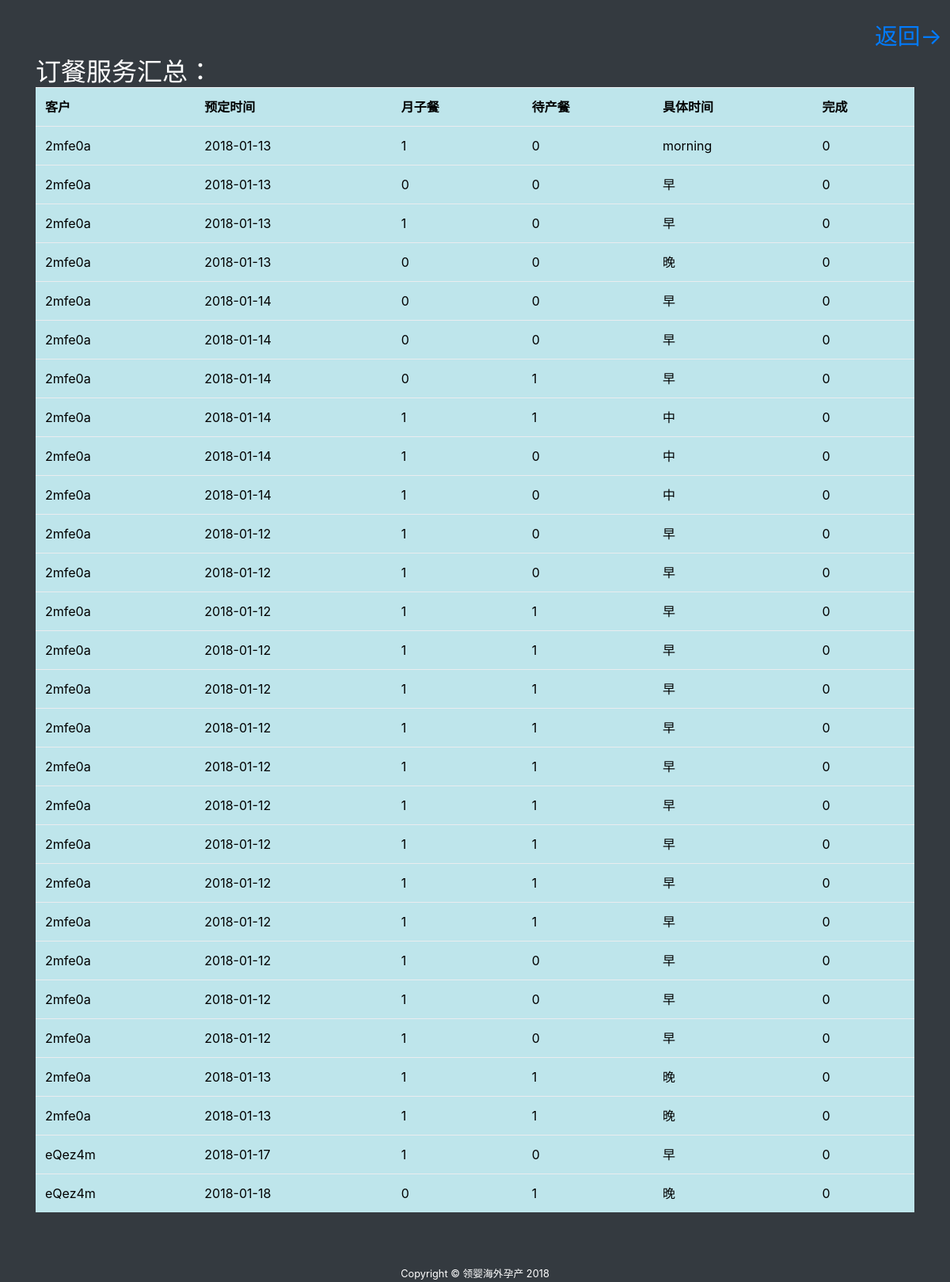
The app's page /admin/admin.php (signed in) with its own data.
### tables this page shows
CREATE TABLE `food_service` (
  `sid` int(10) NOT NULL,
  `user` varchar(10) NOT NULL,
  `serviceToken` varchar(10) NOT NULL,
  `time` date NOT NULL,
  `service1` int(2) NOT NULL,
  `service2` int(2) NOT NULL,
  `dateToDeliver` varchar(10) NOT NULL,
  `finish` int(2) NOT NULL
);

### model/admin/foodHistory.func.php (the view, shortened to what this page needs)
<?php if(!defined('In_System')) exit("Access Denied");
Class FoodHistory{
    public function historyListing(){
        global $mysqli;
        $histories_query="SELECT * FROM food_service";
        $result = mysqli_fetch_all($mysqli->query($histories_query), MYSQLI_ASSOC);
		if(sizeof($result) > 0){
            echo "
            <table class=\"table table-hover table-info\">
                <tr>
                    <th>客户</th>
                    <th>预定时间</th>
                    <th>月子餐</th>
                    <th>待产餐</th>
                    <th>具体时间</th>
                    <th>完成</th>
                </tr>
            ";
            foreach($result as $history){
                echo sprintf("
                    <tr>
                        <td>%s</td>
                        <td>%s</td>
                        <td>%d</td>
                        <td>%d</td>
                        <td>%s</td>
                        <td>%d</td>
                    </tr>
                ", $history['user'], $history['time'], $history['service1'], $history['service2'], $history['dateToDeliver'] , $history['finish']    );
            }
            echo "
                </table>
             ";
		}
    }
}

### component/header.php (shortened to what this page needs)
<!DOCTYPE html>
<html lang="en">
<head>
    <link href="vendor/bootstrap/css/bootstrap.min.css" rel="stylesheet">
    <link href="vendor/font-awesome/css/font-awesome.min.css" rel="stylesheet" type="text/css">
    <link href="vendor/datatables/dataTables.bootstrap4.css" rel="stylesheet">
    <link href="css/sb-admin.css" rel="stylesheet">
    <link href="css/custom.css" rel="stylesheet">
    <link href="css/bootstrap-datetimepicker.min.css" rel="stylesheet">
</head>

### admin/admin.php (shortened to what this page needs)
<?php DEFINE('Template_Call', TRUE);
    include_once "../component/header.php";
?>
<body class="bg-dark">
    <br/>
        <div style="float:right">
            <a href="./" style="padding-right:10px;font-size:180%;padding-bottom:10px;">返回-></a>
        </div>
        <br/>
        <?php
            include_once "../model/common.php";
            include_once "../model/admin/foodHistory.func.php";
            $foodHistory = new FoodHistory(); ?>
        <br/>
        <div class="container" style="color:black;">
            <?php
            if ($_COOKIE['admin'] == "food_service"){?>
                <h2 style="display:inline;color:white;">订餐服务汇总：</h2>
            <?php
                $foodHistory->historyListing();
            }
            ?>
        </div>
    <br/><br/>
    <footer class="footer" style="color:white;">
        <div class="container">
            <div class="text-center">
                <small>Copyright © 领婴海外孕产 2018</small>
            </div>
        </div>
    </footer>
    <link href="../vendor/bootstrap/css/bootstrap.min.css" rel="stylesheet">
</body>
</html>

### css/sb-admin.css (style rules this page uses)
html { position: relative; min-height: 100%; }
body { overflow-x: hidden; }

### records on screen
food_service: user "2mfe0a", time "2018-01-13", service1 "1", service2 "0", dateToDeliver "morning", finish "0"
food_service: user "2mfe0a", time "2018-01-13", service1 "0", service2 "0", dateToDeliver "早", finish "0"
food_service: user "2mfe0a", time "2018-01-13", service1 "1", service2 "0", dateToDeliver "早", finish "0"
food_service: user "2mfe0a", time "2018-01-13", service1 "0", service2 "0", dateToDeliver "晚", finish "0"
food_service: user "2mfe0a", time "2018-01-14", service1 "0", service2 "0", dateToDeliver "早", finish "0"
food_service: user "2mfe0a", time "2018-01-14", service1 "0", service2 "0", dateToDeliver "早", finish "0"
food_service: user "2mfe0a", time "2018-01-14", service1 "0", service2 "1", dateToDeliver "早", finish "0"
food_service: user "2mfe0a", time "2018-01-14", service1 "1", service2 "1", dateToDeliver "中", finish "0"
food_service: user "2mfe0a", time "2018-01-14", service1 "1", service2 "0", dateToDeliver "中", finish "0"
food_service: user "2mfe0a", time "2018-01-14", service1 "1", service2 "0", dateToDeliver "中", finish "0"
food_service: user "2mfe0a", time "2018-01-12", service1 "1", service2 "0", dateToDeliver "早", finish "0"
food_service: user "2mfe0a", time "2018-01-12", service1 "1", service2 "0", dateToDeliver "早", finish "0"
food_service: user "2mfe0a", time "2018-01-12", service1 "1", service2 "1", dateToDeliver "早", finish "0"
food_service: user "2mfe0a", time "2018-01-12", service1 "1", service2 "1", dateToDeliver "早", finish "0"
food_service: user "2mfe0a", time "2018-01-12", service1 "1", service2 "1", dateToDeliver "早", finish "0"
food_service: user "2mfe0a", time "2018-01-12", service1 "1", service2 "1", dateToDeliver "早", finish "0"
food_service: user "2mfe0a", time "2018-01-12", service1 "1", service2 "1", dateToDeliver "早", finish "0"
food_service: user "2mfe0a", time "2018-01-12", service1 "1", service2 "1", dateToDeliver "早", finish "0"
food_service: user "2mfe0a", time "2018-01-12", service1 "1", service2 "1", dateToDeliver "早", finish "0"
food_service: user "2mfe0a", time "2018-01-12", service1 "1", service2 "1", dateToDeliver "早", finish "0"
food_service: user "2mfe0a", time "2018-01-12", service1 "1", service2 "1", dateToDeliver "早", finish "0"
food_service: user "2mfe0a", time "2018-01-12", service1 "1", service2 "0", dateToDeliver "早", finish "0"
food_service: user "2mfe0a", time "2018-01-12", service1 "1", service2 "0", dateToDeliver "早", finish "0"
food_service: user "2mfe0a", time "2018-01-12", service1 "1", service2 "0", dateToDeliver "早", finish "0"
food_service: user "2mfe0a", time "2018-01-13", service1 "1", service2 "1", dateToDeliver "晚", finish "0"
food_service: user "2mfe0a", time "2018-01-13", service1 "1", service2 "1", dateToDeliver "晚", finish "0"
food_service: user "eQez4m", time "2018-01-17", service1 "1", service2 "0", dateToDeliver "早", finish "0"
food_service: user "eQez4m", time "2018-01-18", service1 "0", service2 "1", dateToDeliver "晚", finish "0"
